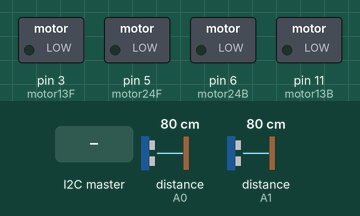
A sketch run on a simulated Arduino Uno, built with avr-gcc and run on an emulated ATmega328P. Shown: switched loads named in the sketch (green lamp = pin HIGH). Inputs (shaded band) come from the test bench; at power-on: distance to the obstacle (sensors on A0, A1) 80 cm. What the sketch prints to the serial monitor is not drawn.

Above: at 1.2 s.
1.3 s: the I2C master sends the byte 1
At 2.2 s:
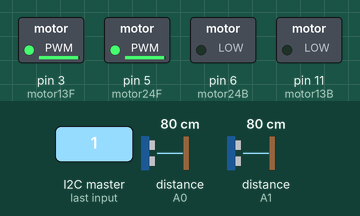
2.8 s: the I2C master sends the byte 2
At 3.4 s:
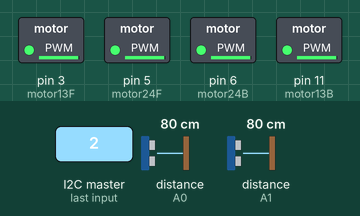
4.3 s: distance to the obstacle (sensor on A0) set to 11 cm
5.8 s: distance to the obstacle (sensor on A0) set to 8 cm
At 6.3 s:
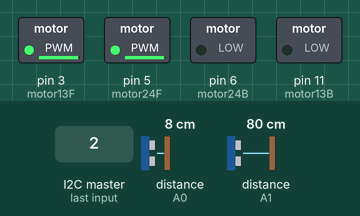
7.3 s: distance to the obstacle (sensor on A0) set to 18 cm
At 8.5 s:
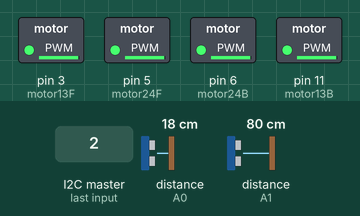
8.8 s: distance to the obstacle (sensor on A0) set to 2 cm
At 10.2 s:
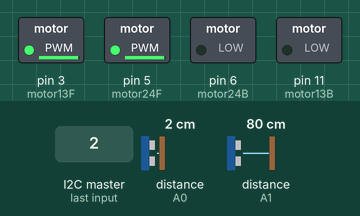
Timing chart, 0 to 11.3 s (numbered marks = the images above; inputs shaded):
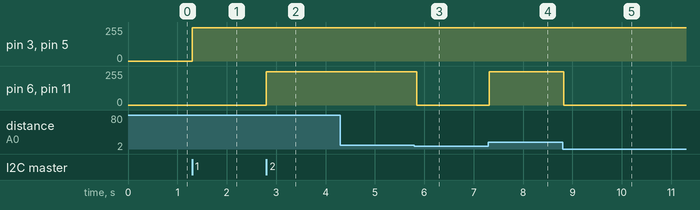

Measured:
- the behaviour switches between 10 and 9 cm on distance to the obstacle (sensor on A0) (found by bisection; images 2 and 3)
- after the input at 1.3 s, pin 3 (motor13F), pin 5 (motor24F): 0/255 → 250/255 at once
- after the input at 2.8 s, pin 6 (motor24B), pin 11 (motor13B): 0/255 → 250/255 at once
- after the input at 4.3 s, every drawn part: stays the same
- after the input at 5.8 s, pin 6 (motor24B), pin 11 (motor13B): 250/255 → 0/255 after 0.05 s
- after the input at 7.3 s, pin 6 (motor24B), pin 11 (motor13B): 0/255 → 250/255 at once
- after the input at 8.8 s, pin 6 (motor24B), pin 11 (motor13B): 250/255 → 0/255 at once

The sketch:

spy_car_uno.ino
```cpp
#include <Arduino.h>
//#include <AFMotor.h>
#include <Wire.h>
#include <NewPing.h>

//#define stepper_test
#ifndef stepper_test

const int stepper_en = 2;
const int sonarpin2 = 7;
const int sonarpin1 = 4;

NewPing hcsr04_1(sonarpin2, A1, 200);
NewPing hcsr04_2(sonarpin1, A0, 200);

int command = 0;
int num_byte = 0;
int speed = 250;
int motor13F = 3, motor13B = 11, motor24F = 5, motor24B = 6;
uint32_t current_time = 0;

int distance_back = 0, distance_front = 0;
int last_state = LOW;
String distance = "00000000s";

bool CW = false, stepper_running = false;

// AF_DCMotor motor1(1);
// AF_DCMotor motor2(2);
// AF_DCMotor motor3(3);
// AF_DCMotor motor4(4);

// void activateMotor(int motor1_t, int motor2_t, int motor3_t, int motor4_t) {
//   motor1.run(motor1_t);
//   motor2.run(motor2_t);
//   motor3.run(motor3_t);
//   motor4.run(motor4_t);
// }

// void setMotorSpeed(int scale) {
//   motor1.setSpeed(speed/scale);
//   motor2.setSpeed(speed/scale);
//   motor3.setSpeed(speed/scale);
//   motor4.setSpeed(speed/scale);
// }

// void rest() {
//   motor1.run(RELEASE);
//   motor2.run(RELEASE);
//   motor3.run(RELEASE);
//   motor4.run(RELEASE);
// }

void receive_event_handler(int num_byte0) {
  if (Wire.available() == 1) {
    int temp = Wire.read();
    if (temp != 13 && temp < 100)
    command = temp;

    else if (temp >= 100) {
      speed = temp;
    }
  }
}

void request_event_handler() {
  Wire.write(distance_back);
  Wire.write(distance_front);
}

void setup() {
  // put your setup code here, to run once:

  Wire.begin(0x16);
  Wire.onRequest(request_event_handler);
  Wire.onReceive(receive_event_handler);
  Serial.begin(9600);
  //setMotorSpeed(1);
  // rest();

  pinMode(A0, INPUT);
  pinMode(A1, INPUT);

  pinMode(motor13F, OUTPUT);
  pinMode(motor13B, OUTPUT);
  pinMode(motor24F, OUTPUT);
  pinMode(motor24B, OUTPUT);

  pinMode(sonarpin2, OUTPUT);
  pinMode(sonarpin1, OUTPUT);
  pinMode(stepper_en, OUTPUT);


  digitalWrite(sonarpin2, LOW);
  digitalWrite(sonarpin1, LOW);
  digitalWrite(stepper_en, LOW);

  //run_stepper(2);

  Serial.println("ready");
}

String distance_length(int dis) {
  if (dis < 10) return "1";
  else if (dis >= 10 && dis < 100) return "2";
  return "3";
}

void reset_distance() {
  for (int i = 0; i < 8; i++) {
    distance[i] = '0';
  }
}

void loop() {

    if (millis() - current_time >= 50)
    {
      distance_front = hcsr04_1.ping_cm(200);
      distance_back = hcsr04_2.ping_cm(200);
      current_time = millis();
      reset_distance();
      // String a = (distance_length(distance_back) + distance_length(distance_front) + String(distance_back) + String(distance_front));
      // for (int i = 0; i < a.length(); i++) {
      //   distance[i] = a[i];
      // }
      //Serial.println(a);
    }

  if (command == 0) {
    // activateMotor(FORWARD, FORWARD, FORWARD, FORWARD);
    //rest();
    analogWrite(motor13F, 0);
    analogWrite(motor24F, 0);
    analogWrite(motor13B, 0);
    analogWrite(motor24B, 0);
    digitalWrite(stepper_en, LOW);
  }

  else {
    //setMotorSpeed(1);
    //  if (distance_back < 15 || distance_front < 15)
    //   setMotorSpeed(2);
    switch (command)
    {
    case 1:
    //Serial.println((distance_front));
      if (distance_front >= 10 || distance_front == 0)
      {
        analogWrite(motor13F, speed);
        analogWrite(motor24F, speed);
      }
      // activateMotor(FORWARD, FORWARD, FORWARD, FORWARD);
      else
      {
        analogWrite(motor13F, 0);
        analogWrite(motor24F, 0);
      }
      break;

    case 2:
      if (distance_back >= 10 || distance_back == 0)
      {
        analogWrite(motor13B, speed);
        analogWrite(motor24B, speed);
      }
      else
      {
        analogWrite(motor13B, 0);
        analogWrite(motor24B, 0);
      }
      break;

    case 3:
      // activateMotor(FORWARD, FORWARD, BACKWARD, BACKWARD);
      analogWrite(motor13B, speed);
      analogWrite(motor24F, speed);
      break;

    case 4:
      // activateMotor(BACKWARD, BACKWARD, FORWARD, FORWARD);
      analogWrite(motor13F, speed);
      analogWrite(motor24B, speed);
      break;

    case 5:
      // activateMotor(BACKWARD, BACKWARD, FORWARD, FORWARD);
      analogWrite(motor13F, speed);
      analogWrite(motor24B, speed);
      break;

    case 6:
      // activateMotor(FORWARD, FORWARD, BACKWARD, BACKWARD);
      analogWrite(motor13B, speed);
      analogWrite(motor24F, speed);
      break;

    case 11:
      digitalWrite(stepper_en, HIGH);
      break;

    case 12:
      digitalWrite(stepper_en, HIGH);
      break;
    }
  }
}
#else
#include <Stepper.h>

void setup() {
  pinMode(2, OUTPUT);
  digitalWrite(2, HIGH);
}

void loop() {

}
#endif
```
